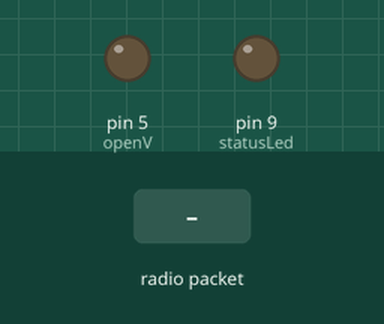
This sketch was run on a simulated Arduino Uno, built with avr-gcc and run on an emulated ATmega328P. On the bench: output pins drawn as LEDs (lit = HIGH). Dashed ring = blinking. The test bench sets the inputs (shaded band). No radio packets arrive unless stated; what the sketch prints to the serial monitor is not drawn.

Above: at 1.2 s.
1.3 s: radio packet "104" arrives
At 1.55 s:
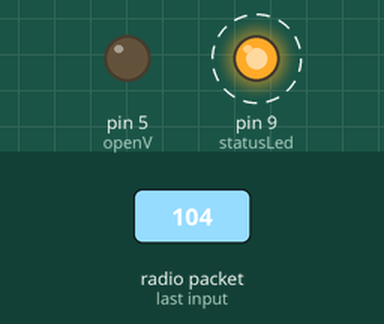
At 3.8 s:
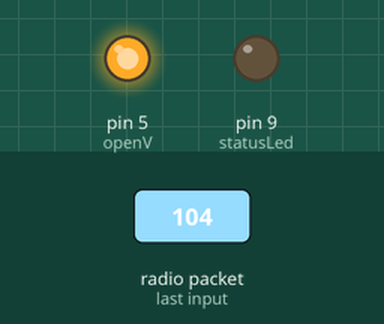
4.3 s: radio packet "5" arrives
At 4.55 s:
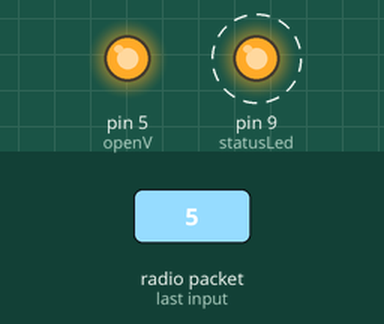
Timing chart, 0 to 32.8 s (numbered marks = the images above; inputs shaded):
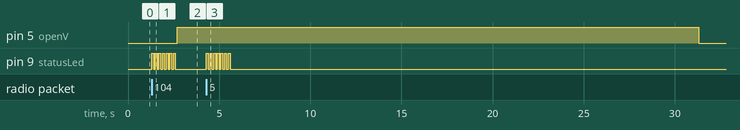

Measured:
- after the input at 1.3 s, pin 5 (openV): LOW → HIGH after 1.4 s; pin 9 (statusLed): alternates HIGH for 0.10 s and LOW for 0.10 s, 14 changes in all, then stays LOW, starting at once
- after the input at 4.3 s, pin 9 (statusLed): alternates HIGH for 0.10 s and LOW for 0.10 s, 14 changes in all, then stays LOW, starting at once

The sketch:

SimOps2020Receiver.ino
```cpp
/*Receiver (valve) side Arduino. Includes RadioHead NRF24L01 library, valve, and LED controls.
 * This code contains multiple methods of doing the same task, such as flashing an LED, to
 * show more ways of controlling the Arduino.
 */

/*
 * NRF24L01 > Arduino   (Description)
 * GND    >   GND       (Ground)
 * VCC    >   3.3V      (3.3 Volts)
 * CE     >   8         (Input to control data transmission and reception)
 * CSN    >   10         (Chip Select Not - enables the SPI bus when HIGH)
 * SCK    >   13        (Serial Clock - synchronizes data transmission)
 * MOSI   >   11        (Master Out Slave In - Master line for sending data to the slave)
 * MISO   >   12        (Master In Slave Out - Slave line for sending data to the master)
 * IRQ    >   Not Used  (Interrupt request, not used)
 */


// Will use SPI to communicate between Arduino and NRF24L01
#include <SPI.h>

// Add the library for the NRF24L01
#include <RH_NRF24.h>

// Singleton instance (meaning restricted to one instance) of the radio driver
RH_NRF24 radi0;

// Designate the pin that will open our valve
const int openV = 5;
// Designate the pin for our status LED
const int statusLed = 9;
// Create our time out variable for closing the valve
int timeOut = 0;
// Create our time check variable for holding the valve open
unsigned long howLongSince = 0;
// How long do we want the valve open?
const int openTime = 30000;

void setup() {
  // Set up our pins
  pinMode(openV, OUTPUT);
  pinMode(statusLed, OUTPUT);

  Serial.begin(9600);
  if (!radi0.init())
  {
    Serial.println("init failed");
    //Show a set of flashes if init fails using the StatBlink function defined below
    StatBlink(2, 1000);
  }
  if (!radi0.setChannel(111))     //set channel to 111
  {
    Serial.println("setChannel failed");
    //Show a set of flashes if setChannel fails by manually writing the blinks (functions save time)
    digitalWrite(statusLed, HIGH);
    delay(100);
    digitalWrite(statusLed, LOW);
    delay(1000);
    digitalWrite(statusLed, HIGH);
    delay(100);
    digitalWrite(statusLed, LOW);
    delay(1000);
    digitalWrite(statusLed, HIGH);
    delay(100);
    digitalWrite(statusLed, LOW);
  }

  /* //Uncomment this to set the data rate and transmission power
  if (!radi0.setRF(RH_NRF24::DataRate2Mbps, RH_NRF24::TransmitPower0dBm))
    Serial.println("setRF failed");*/
}

void loop() {

  /*Set up our variable for tracking time. This will be done using the millis()
   * function instead of the delay() function as seen in the StatBlink function below.
   * The reason for using millis() here is that delay() will halt all other processing
   * while it runs but millis() lets our program continue. This means we can receive
   * another wireless message while our valve is open which just increases the time the valve
   * stays open. If we used delay() to hold the valve open, any additional wireless
   * messages would be ignored.
   */
  unsigned long currentRunTime = millis();

  // If our wireless has data available, process that data
  if (radi0.available())
  {
    // Create our buffer as an array of type unsigned integers with a
    // size of RH_NRF24_MAX_MESSAGE_LEN (a constant defined in the NRF24L01 library
    uint8_t buffy[RH_NRF24_MAX_MESSAGE_LEN];
    // Create a variable as type unsigned integer with size of one byte and store the size of our buffer in it
    uint8_t len = sizeof(buffy);

    //Read the message data
    if (radi0.recv(buffy, &len))
    {
      //Some output, useful for debugging
      Serial.print("got request: ");
      StatBlink(6, 100);
      Serial.println((char*)buffy);

      //Convert the message from characters to numbers
      int sig = atoi((const char*) buffy);
      //Check if we got the right number
      if (sig == 104)
      {
        // We got the right number so now we'll do something

        //Open the valve
        digitalWrite(openV, HIGH);
        // Set our time to check against
        howLongSince = currentRunTime;
      }
    }
  }

  // We will check if our valve is open (pin set to HIGH), and if we have waited long enough
  if (bitRead(PORTD, openV) == 1 && howLongSince + openTime < currentRunTime)
  {
    // Close the valve
    digitalWrite(openV, LOW);
  }
}

void StatBlink(int blinkCount, int blinkSpeed)
{
  while (blinkCount >= 0)
  {
    digitalWrite(statusLed, HIGH);
    delay(blinkSpeed);
    digitalWrite(statusLed, LOW);
    delay(blinkSpeed);
    blinkCount--;
  }

}
```
